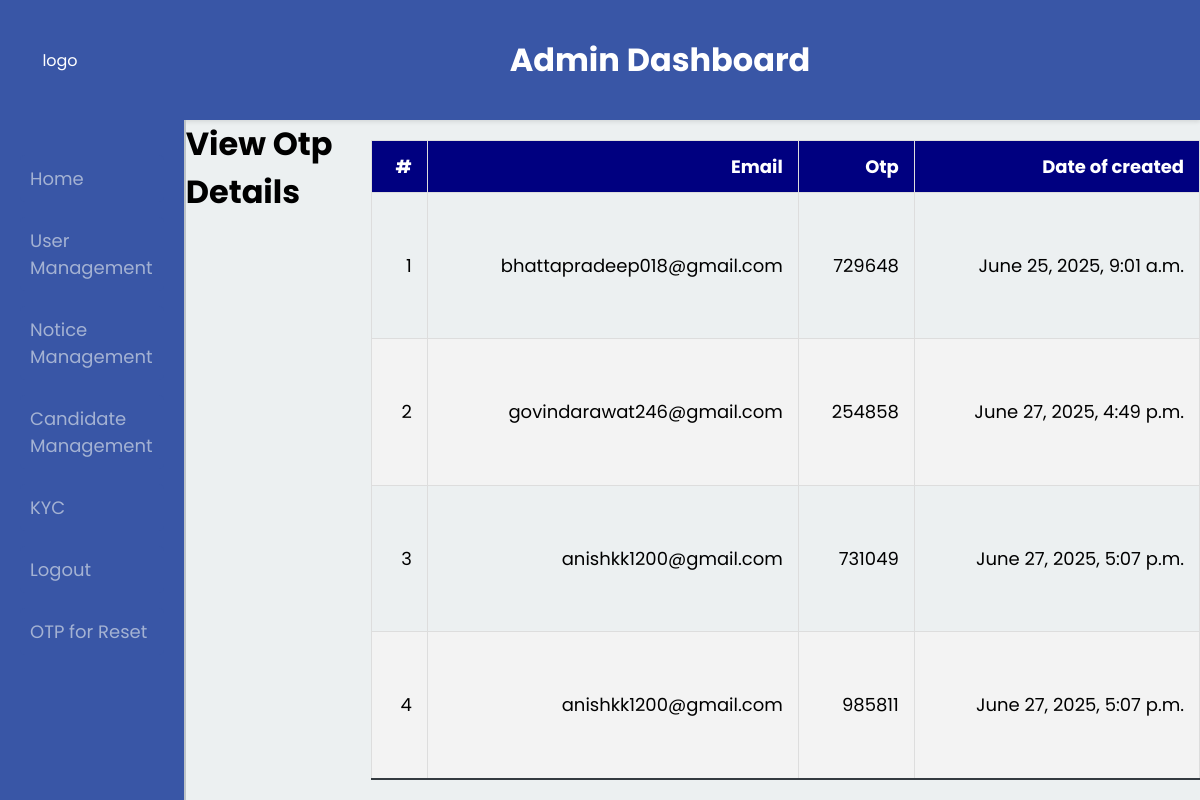
Before: /view_otp/ with the older database file.
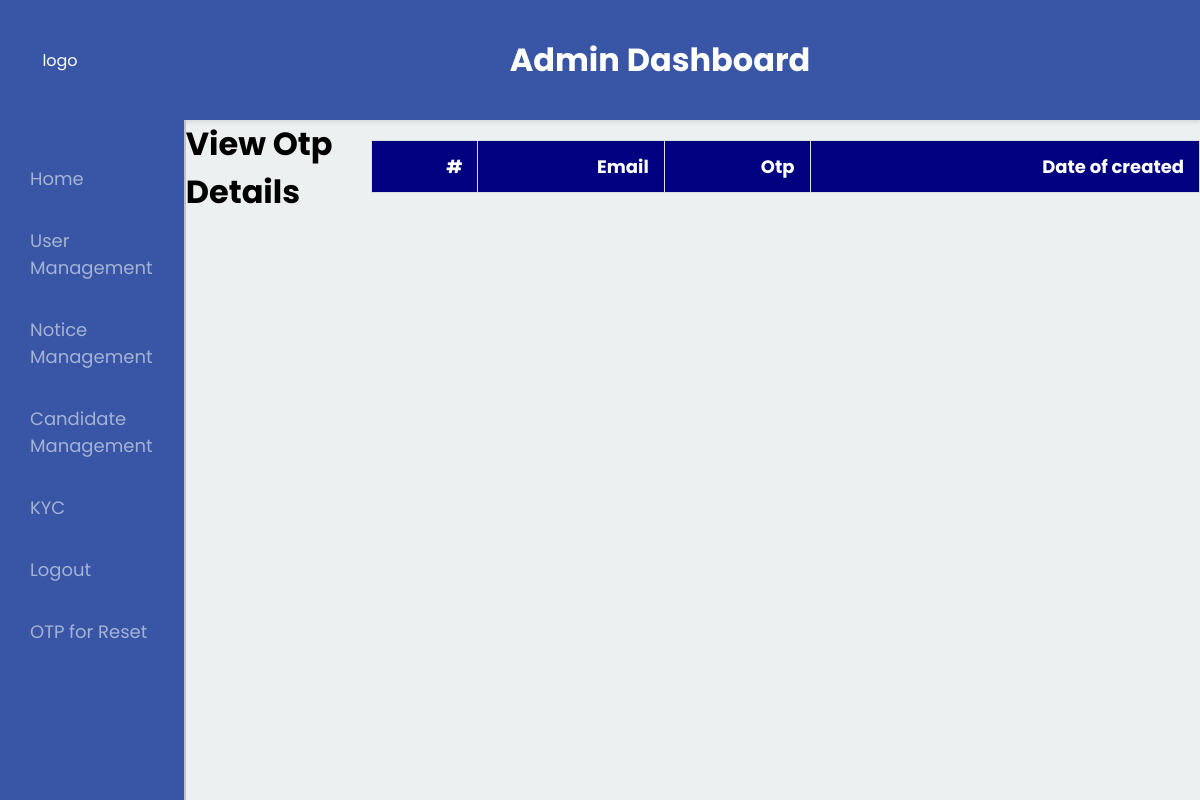
After: the same page with the newer database file.
### myapp/models.py (models this page shows)
class EmailVerification(models.Model):
    email = models.EmailField()
    otp_code = models.CharField(max_length=6)
    created_at = models.DateTimeField(auto_now_add=True)
    class Meta:
        db_table = 'emailverification'

### myapp/views.py (the view)
# urls.py: path('view_otp/', views.view_otp, name='view_otp'),
def view_otp(request):
    users = EmailVerification.objects.all()
    return render(request, 'myapp/view_otp.html', {'users': users})

### myapp/templates/myapp/view_otp.html (shortened to what this page needs)
{% extends "myapp/base.html" %}
{% block head %}
    {% load static %}
    <link rel="stylesheet" href="{% static 'myapp/css/view_user.css' %}">
{% endblock %}
{% block content %}
    <h1>View Otp Details</h1>
    <table class="user-table">
        <thead>
            <tr>
                <th>#</th>
                <th>Email</th>
                <th>Otp</th>
                <th>Date of created</th>
            </tr>
        </thead>
        <tbody>
            {% for user in users %}
            <tr>
                <td data-label="#"> {{ forloop.counter }}</td>
                <td data-label="Email">{{ user.email }}</td>
                <td data-label="Otp Code">{{ user.otp_code }}</td>
                <td data-label="Date of created">{{ user.created_at }}</td>
            </tr>
            {% endfor %}
        </tbody>
    </table>
{% endblock %}

Changed rows visible on the page:
removed EmailVerification: email "bhattapradeep018@gmail.com", otp_code "729648", created_at "June 25, 2025, 9:01 a.m."
removed EmailVerification: email "govindarawat246@gmail.com", otp_code "254858", created_at "June 27, 2025, 4:49 p.m."
removed EmailVerification: email "anishkk1200@gmail.com", otp_code "731049", created_at "June 27, 2025, 5:07 p.m."
removed EmailVerification: email "anishkk1200@gmail.com", otp_code "985811", created_at "June 27, 2025, 5:07 p.m."
